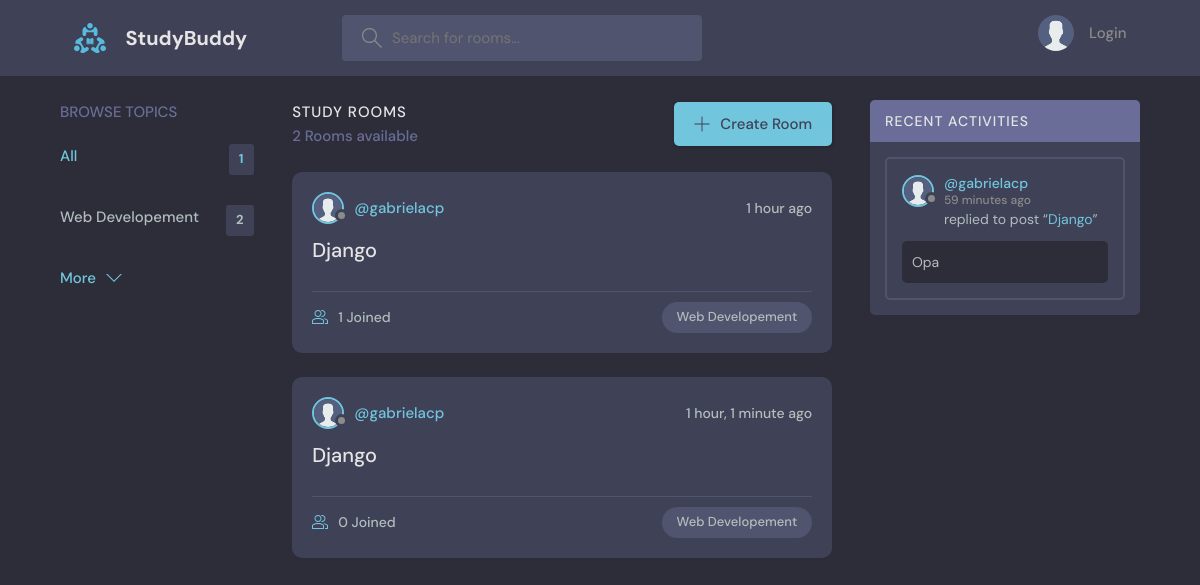
The page / on the database its author committed.
### base/models.py (models this page shows, shortened)
class Topic(models.Model):
    name = models.CharField(max_length=200)

class Room(models.Model):
    host = models.ForeignKey(User, on_delete=models.SET_NULL, null=True)
    topic = models.ForeignKey(Topic, on_delete=models.SET_NULL, null=True)
    name = models.CharField(max_length=200)
    description = models.TextField(null=True, blank=True)
    participants = models.ManyToManyField(
        User, related_name='participants', blank=True)
    updated = models.DateTimeField(auto_now=True)
    created = models.DateTimeField(auto_now_add=True)
    class Meta:
        ordering = ['-updated', '-created']
    def __str__(self):
        return self.name

class User(AbstractUser):
    name = models.CharField(max_length=200, null=True)
    email = models.EmailField(unique=True, null=True)
    bio = models.TextField(null=True)
    avatar = models.ImageField(null=True, default="avatar.svg")
    USERNAME_FIELD = 'email'
    REQUIRED_FIELDS = []

class Message(models.Model):
    user = models.ForeignKey(User, on_delete=models.CASCADE)
    room = models.ForeignKey(Room, on_delete=models.CASCADE)
    body = models.TextField()
    updated = models.DateTimeField(auto_now=True)
    created = models.DateTimeField(auto_now_add=True)
    class Meta:
        ordering = ['-updated', '-created']

### base/views.py (the view)
# urls.py: 2. Add a URL to urlpatterns:  path('', views.home, name='home')
def home(request):
    q = request.GET.get('q') if request.GET.get('q') != None else ''
    rooms = Room.objects.filter(
        Q(topic__name__icontains=q) |
        Q(name__icontains=q) |
        Q(description__icontains=q)
    )
    topics = Topic.objects.all()[0:5]
    room_count = rooms.count()
    room_messages = Message.objects.filter(
        Q(room__topic__name__icontains=q))[0:3]
    context = {'rooms': rooms, 'topics': topics,
               'room_count': room_count, 'room_messages': room_messages}
    return render(request, 'base/home.html', context)

### base/templates/base/home.html (shortened to what this page needs)
{% extends 'main.html' %}
{% block content %}
<main class="layout layout--3">
  <div class="container">
    {% include 'base/topics_component.html' %}
    <div class="roomList">
      <div class="roomList__header">
        <div>
          <h2>Study Rooms</h2>
          <p>{{room_count}} Rooms available</p>
        </div>
        <a class="btn btn--main" href="{% url 'create-room' %}">
          <svg version="1.1" xmlns="http://www.w3.org/2000/svg" width="32" height="32" viewBox="0 0 32 32">
            <title>add</title>
            <path
              d="M16.943 0.943h-1.885v14.115h-14.115v1.885h14.115v14.115h1.885v-14.115h14.115v-1.885h-14.115v-14.115z">
            </path>
          </svg>
          Create Room
        </a>
      </div>
      {% include 'base/feed_component.html' %}
    </div>
    {% include 'base/activity_component.html' %}
  </div>
</main>
{% endblock %}

### base/templates/base/topics_component.html
<div class="topics">
    <div class="topics__header">
        <h2>Browse Topics</h2>
    </div>
    <ul class="topics__list">
        <li>
            <a href="{% url 'home' %}" class="active">All <span>{{topics.count}}</span></a>
        </li>
        {% for topic in topics %}
        <li>
            <a href="{% url 'home' %}?q={{topic.name}}">{{topic.name}}<span>{{topic.room_set.all.count}}</span></a>
        </li>
        {% endfor %}
    </ul>
    <a class="btn btn--link" href="{% url 'topics' %}">
        More
        <svg version="1.1" xmlns="http://www.w3.org/2000/svg" width="32" height="32" viewBox="0 0 32 32">
            <title>chevron-down</title>
            <path d="M16 21l-13-13h-3l16 16 16-16h-3l-13 13z"></path>
        </svg>
    </a>
</div>

### base/templates/base/feed_component.html (shortened to what this page needs)
{% for room in rooms %}
<div class="roomListRoom">
    <div class="roomListRoom__header">
        <a href="{% url 'user-profile' room.host.id %}" class="roomListRoom__author">
            <div class="avatar avatar--small">
                <img src="{{room.host.avatar.url}}" />
            </div>
            <span>@{{room.host.username}}</span>
        </a>
        <div class="roomListRoom__actions">
            <span>{{room.created|timesince}} ago</span>
        </div>
    </div>
    <div class="roomListRoom__content">
        <a href="{% url 'room' room.id %}">{{room.name}}</a>
    </div>
    <div class="roomListRoom__meta">
        <a href="{% url 'room' room.id %}" class="roomListRoom__joined">
            {{room.participants.all.count}} Joined
        </a>
        <p class="roomListRoom__topic">{{room.topic.name}}</p>
    </div>
</div>
{% endfor %}

### base/templates/base/activity_component.html (shortened to what this page needs)
<div class="activities">
    <div class="activities__header">
        <h2>Recent Activities</h2>
    </div>
    {% for message in room_messages %}
    <div class="activities__box">
        <div class="activities__boxHeader roomListRoom__header">
            <a href="{% url 'user-profile' message.user.id %}" class="roomListRoom__author">
                <div class="avatar avatar--small">
                    <img src="{{message.user.avatar.url}}" />
                </div>
                <p>
                    @{{message.user.username}}
                    <span>{{message.created|timesince}} ago</span>
                </p>
            </a>
        </div>
        <div class="activities__boxContent">
            <p>replied to post “<a href="{% url 'room' message.room.id %}">{{message.room}}</a>”</p>
            <div class="activities__boxRoomContent">{{message.body}}</div>
        </div>
    </div>
    {% endfor %}
</div>

### rows shown on the page
Topic: name "Web Developement", room_set.all.count "2"
Room: host.avatar (placeholder picture), host.username "gabrielacp", created "1 hour", name "Django", participants.all.count "1", topic.name "Web Developement"
Room: host.avatar (placeholder picture), host.username "gabrielacp", created "1 hour, 1 minute", name "Django", participants.all.count "0", topic.name "Web Developement"
Message: user.avatar (placeholder picture), user.username "gabrielacp", created "59 minutes", room "Django", body "Opa"

### other values the page prints
{{ topics.count }} "1"
{{ room_count }} "2"
